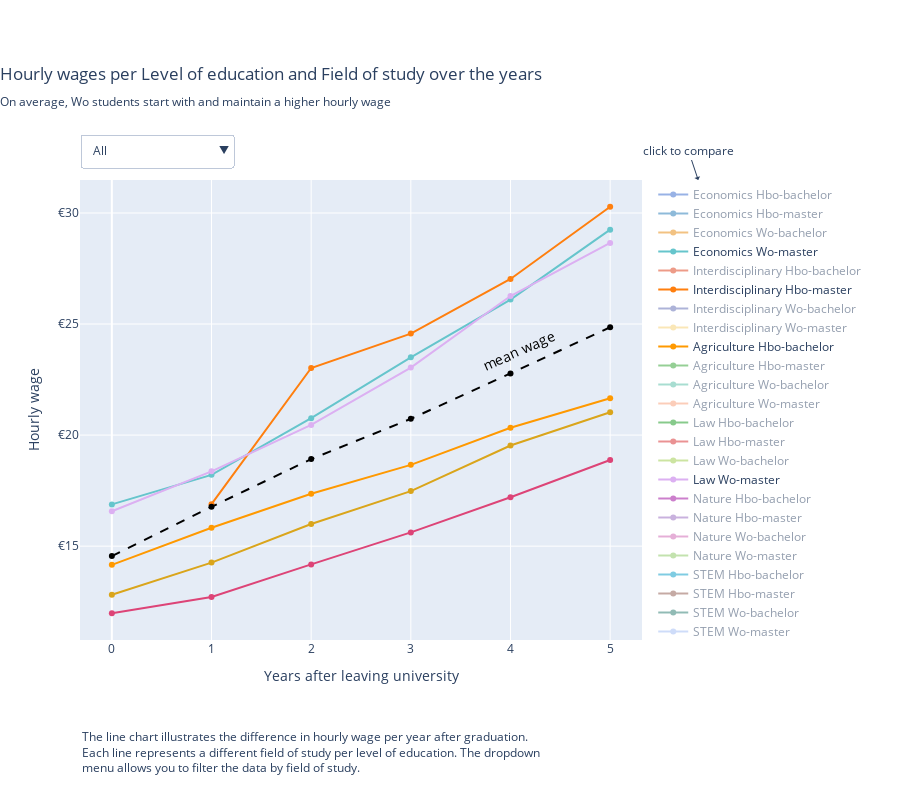

The cell this chart's notebook holds for it:
### Code cell
dropdown_buttons = list([
    dict(label="All",
         method="update",
         args=[{"visible": [True] * 41},
               {"title": "Hourly wages per Level of education and Field of study over the years<br><sub>In the majority of fields of study a Wo student would start and maintain a higher hourly wage</sub>"}]),
    dict(label="Economics",
         method="update",
         args=[{"visible": [True] * 4 + [False] * 36 + [True]},
               {"title": "Hourly wages of Economics studies<br><sub>In the majority of fields of study a Wo student would start and maintain a higher hourly wage</sub>"}]),
    dict(label="Interdisciplinary",
         method="update",
         args=[{"visible": [False] * 4 + [True] * 4 + [False] * 32 + [True]},
               {"title": "Hourly wages of Interdisciplinary studies<br><sub>In the majority of fields of study a Wo student would start and maintain a higher hourly wage</sub>"}]),
    dict(label="Agriculture",
         method="update",
         args=[{"visible": [False] * 8 + [True] * 4 + [False] * 28 + [True]},
               {"title": "Hourly wages of Agriculture studies<br><sub>In the majority of fields of study a Wo student would start and maintain a higher hourly wage</sub>"}]),
    dict(label="Law",
         method="update",
         args=[{"visible": [False] * 12 + [True] * 4 + [False] * 24 + [True]},
               {"title": "Hourly wages of Law studies<br><sub>In the majority of fields of study a Wo student would start and maintain a higher hourly wage</sub>"}]),
    dict(label="Nature",
         method="update",
         args=[{"visible": [False] * 16 + [True] * 4 + [False] * 20 + [True]},
               {"title": "Hourly wages of Nature studies<br><sub>In the majority of fields of study a Wo student would start and maintain a higher hourly wage</sub>"}]),
    dict(label="STEM",
         method="update",
         args=[{"visible": [False] * 20 + [True] * 4 + [False] * 16 + [True]},
               {"title": "Hourly wages of STEM studies<br><sub>In the majority of fields of study a Wo student would start and maintain a higher hourly wage</sub>"}]),
    dict(label="Language & Culture",
         method="update",
         args=[{"visible": [False] * 24 + [True] * 4 + [False] * 12 + [True]},
               {"title": "Hourly wages of Language & Culture studies<br><sub>In the majority of fields of study a Wo student would start and maintain a higher hourly wage</sub>"}]),
    dict(label="Education",
         method="update",
         args=[{"visible": [False] * 28 + [True] * 4 + [False] * 8 + [True]},
               {"title": "Hourly wages of Education studies<br><sub>In the majority of fields of study a Wo student would start and maintain a higher hourly wage</sub>"}]),
    dict(label="Behaviour & Society",
         method="update",
         args=[{"visible": [False] * 32 + [True] * 4 + [False] * 4 + [True]},
               {"title": "Hourly wages of Behaviour & Society studies<br><sub>In the majority of fields of study a Wo student would start and maintain a higher hourly wage</sub>"}]),
    dict(label="Healthcare",
         method="update",
         args=[{"visible": [False] * 36 + [True] * 5},
               {"title": "Hourly wages of Healthcare studies<br><sub>In the majority of fields of study a Wo student would start and maintain a higher hourly wage</sub>"}]),
])

fig = go.Figure()

df_uurloon['Studierichting_mapped'] = df_uurloon['Studierichting'].map(label_mapping)

for i,  studierichting in enumerate(studierichtingen):
    df_selected_hbo_bach = df_uurloon[df_uurloon['Studierichting_mapped'] == studierichting].loc[df_uurloon['Uitstromers ho met en zonder diploma'] == 'Hbo-bachelor']
    df_selected_hbo_master = df_uurloon[df_uurloon['Studierichting_mapped'] == studierichting].loc[df_uurloon['Uitstromers ho met en zonder diploma'] == 'Hbo-master']
    df_selected_wo_bach = df_uurloon[df_uurloon['Studierichting_mapped'] == studierichting].loc[df_uurloon['Uitstromers ho met en zonder diploma'] == 'Wo-bachelor']
    df_selected_wo_master = df_uurloon[df_uurloon['Studierichting_mapped'] == studierichting].loc[df_uurloon['Uitstromers ho met en zonder diploma'] == 'Wo-master']
    
    if (studierichting != 'Language & culture' and studierichting != 'Agriculture'):
        hbo_bachelor_vis = 'legendonly'
    else:
        hbo_bachelor_vis = True
    fig.add_trace(
        go.Scatter(
            mode = 'lines+markers',
            x = [0,1,2,3,4,5],
            y = df_selected_hbo_bach['Uurloon werknemers na verlaten ho (euro)'],
            name = studierichting + ' Hbo-bachelor',
            meta = studierichting + ' Hbo-bachelor',
            visible = hbo_bachelor_vis,
            hovertemplate = '%{meta}<br>%{x} years after graduation <br>Hourly wage: € %{y:.2f} <extra></extra>',
            line=dict(color = colors1[i % len(colors1)])
        )
    )
    
    if (studierichting != 'Interdisciplinary'):
        hbo_master_vis = 'legendonly'
    else:
        hbo_master_vis = True
    fig.add_trace(
        go.Scatter(
            mode = 'lines+markers',
            x = [0,1,2,3,4,5],
            y = df_selected_hbo_master['Uurloon werknemers na verlaten ho (euro)'],
            name = studierichting + ' Hbo-master',
            meta = studierichting + ' Hbo-master',
            visible = hbo_master_vis,
            hovertemplate = '%{meta}<br>%{x} years after graduation <br>Hourly wage: € %{y:.2f}<extra></extra>',
            line=dict(color = colors2[i % len(colors2)])
        )
    )
    
    if (studierichting != 'Language & culture'):
        wo_bachelor_vis = 'legendonly'
    else:
        wo_bachelor_vis = True
    fig.add_trace(
        go.Scatter(
            mode = 'lines+markers',
            x = [0,1,2,3,4,5],
            y = df_selected_wo_bach['Uurloon werknemers na verlaten ho (euro)'],
            name = studierichting + ' Wo-bachelor',
            meta = studierichting + ' Wo-bachelor',
            visible = wo_bachelor_vis,
            hovertemplate = '%{meta}<br>%{x} years after graduation <br>Hourly wage: € %{y:.2f}<extra></extra>',
            line=dict(color = colors3[i % len(colors3)])
        )
    )
    
    if (studierichting != 'Law' and studierichting != 'Economics'):
        wo_bachelor_vis = 'legendonly'
    else:
        wo_bachelor_vis = True
    fig.add_trace(
        go.Scatter(
            mode = 'lines+markers',
            x = [0,1,2,3,4,5],
            y = df_selected_wo_master['Uurloon werknemers na verlaten ho (euro)'],
            name = studierichting + ' Wo-master',
            meta = studierichting + ' Wo-master',
            visible=wo_bachelor_vis,
            hovertemplate = '%{meta}<br>%{x} years after graduation <br>Hourly wage: € %{y:.2f}<extra></extra>',
            line=dict(color = colors4[i % len(colors4)])
        )
    )

fig.add_trace(
    go.Scatter(
        mode = 'lines+markers',
        x = [0, 1, 2, 3, 4, 5],
        y = average_wages,
        name = 'Mean',
        meta = 'Mean',
        line = dict(color='black', width=2, dash='dash'),
        hovertemplate = '%{meta}<br>%{x} years after graduation <br>Hourly wage: € %{y:.2f}<extra></extra>'
    )
)

fig.update_layout(
    updatemenus=[{
        'buttons': dropdown_buttons,
        'direction': 'down',
        'showactive': True,
        'x': 0,
        'y': 1.1,
        'xanchor': 'left',
        'yanchor': 'top',
    }],
    title = dict(
        text  = 'Hourly wages per Level of education and Field of study over the years<br><sub>On average, Wo students start with and maintain a higher hourly wage</sub>',
        y = 0.9,
        x = 0,
        xanchor='left',
        yanchor='bottom'
    ), 
    height = 800,
    xaxis_title = 'Years after leaving university',
    yaxis=go.layout.YAxis(
        title='Hourly wage',
        type= 'linear',
        tickprefix = '€', 
        tickformat = ',.'
    ),
    annotations=[
        go.layout.Annotation(
            text="The line chart illustrates the difference in hourly wage per year after graduation. <br>Each line represents a different field of study per level of education. The dropdown<br>menu allows you to filter the data by field of study.",
            xref="paper", yref="paper",
            x=0, y=-0.3,
            showarrow=False,
            font=dict(size=12),
            xanchor='left',
            yanchor='bottom',
            align = 'left'
        ),
        go.layout.Annotation(
            x = 4.5,
            y = 23.8,
            textangle = -24,
            text = "mean wage",
            showarrow = False,
            xanchor = 'right',
            font = dict(color='Black', size = 14)
        ),
        go.layout.Annotation(
            xref="paper", yref="paper",
            x = 1.1,
            y = 1,
            text = "click to compare",
            showarrow = True,
            arrowhead= 1,
            xanchor = 'center',
            font = dict(size = 12)
        ),
    ],
    margin=dict(
        t = 180,
        b = 160
    ),
)

fig.show()

### Figure 1 — Plotly figure (JSON) as saved in the notebook; plotly's stock layout.template omitted (floating-point values rounded to 4 significant figures)
{"data": [{"hovertemplate": "%{meta}<br>%{x} years after graduation <br>Hourly wage: € %{y:.2f} <extra></extra>", "line": {"color": "#3366CC"}, "meta": "Economics Hbo-bachelor", "mode": "lines+markers", "name": "Economics Hbo-bachelor", "type": "scatter", "visible": "legendonly", "x": [0, 1, 2, 3, 4, 5], "y": [13.57, 14.92, 16.66, 18.33, 20.11, 21.75]}, {"hovertemplate": "%{meta}<br>%{x} years after graduation <br>Hourly wage: € %{y:.2f}<extra></extra>", "line": {"color": "#1F77B4"}, "meta": "Economics Hbo-master", "mode": "lines+markers", "name": "Economics Hbo-master", "type": "scatter", "visible": "legendonly", "x": [0, 1, 2, 3, 4, 5], "y": [null, null, null, null, null, null]}, {"hovertemplate": "%{meta}<br>%{x} years after graduation <br>Hourly wage: € %{y:.2f}<extra></extra>", "line": {"color": "rgb(229, 134, 6)"}, "meta": "Economics Wo-bachelor", "mode": "lines+markers", "name": "Economics Wo-bachelor", "type": "scatter", "visible": "legendonly", "x": [0, 1, 2, 3, 4, 5], "y": [13.02, 16.19, 18.16, 20.66, 23.3, 25.57]}, {"hovertemplate": "%{meta}<br>%{x} years after graduation <br>Hourly wage: € %{y:.2f}<extra></extra>", "line": {"color": "rgb(102, 197, 204)"}, "meta": "Economics Wo-master", "mode": "lines+markers", "name": "Economics Wo-master", "type": "scatter", "visible": true, "x": [0, 1, 2, 3, 4, 5], "y": [16.88, 18.21, 20.76, 23.5, 26.1, 29.25]}, {"hovertemplate": "%{meta}<br>%{x} years after graduation <br>Hourly wage: € %{y:.2f} <extra></extra>", "line": {"color": "#DC3912"}, "meta": "Interdisciplinary Hbo-bachelor", "mode": "lines+markers", "name": "Interdisciplinary Hbo-bachelor", "type": "scatter", "visible": "legendonly", "x": [0, 1, 2, 3, 4, 5], "y": [null, null, null, null, null, null]}, {"hovertemplate": "%{meta}<br>%{x} years after graduation <br>Hourly wage: € %{y:.2f}<extra></extra>", "line": {"color": "#FF7F0E"}, "meta": "Interdisciplinary Hbo-master", "mode": "lines+markers", "name": "Interdisciplinary Hbo-master", "type": "scatter", "visible": true, "x": [0, 1, 2, 3, 4, 5], "y": [null, 16.89, 23.02, 24.57, 27.03, 30.28]}, {"hovertemplate": "%{meta}<br>%{x} years after graduation <br>Hourly wage: € %{y:.2f}<extra></extra>", "line": {"color": "rgb(93, 105, 177)"}, "meta": "Interdisciplinary Wo-bachelor", "mode": "lines+markers", "name": "Interdisciplinary Wo-bachelor", "type": "scatter", "visible": "legendonly", "x": [0, 1, 2, 3, 4, 5], "y": [11.01, 13.53, 15.93, 17.48, 19.73, 22.32]}, {"hovertemplate": "%{meta}<br>%{x} years after graduation <br>Hourly wage: € %{y:.2f}<extra></extra>", "line": {"color": "rgb(246, 207, 113)"}, "meta": "Interdisciplinary Wo-master", "mode": "lines+markers", "name": "Interdisciplinary Wo-master", "type": "scatter", "visible": "legendonly", "x": [0, 1, 2, 3, 4, 5], "y": [12.68, 16.5, 18.59, 21.68, 22.1, 25.99]}, {"hovertemplate": "%{meta}<br>%{x} years after graduation <br>Hourly wage: € %{y:.2f} <extra></extra>", "line": {"color": "#FF9900"}, "meta": "Agriculture Hbo-bachelor", "mode": "lines+markers", "name": "Agriculture Hbo-bachelor", "type": "scatter", "visible": true, "x": [0, 1, 2, 3, 4, 5], "y": [14.16, 15.83, 17.36, 18.66, 20.33, 21.66]}, {"hovertemplate": "%{meta}<br>%{x} years after graduation <br>Hourly wage: € %{y:.2f}<extra></extra>", "line": {"color": "#2CA02C"}, "meta": "Agriculture Hbo-master", "mode": "lines+markers", "name": "Agriculture Hbo-master", "type": "scatter", "visible": "legendonly", "x": [0, 1, 2, 3, 4, 5], "y": [null, null, null, null, null, null]}, {"hovertemplate": "%{meta}<br>%{x} years after graduation <br>Hourly wage: € %{y:.2f}<extra></extra>", "line": {"color": "rgb(82, 188, 163)"}, "meta": "Agriculture Wo-bachelor", "mode": "lines+markers", "name": "Agriculture Wo-bachelor", "type": "scatter", "visible": "legendonly", "x": [0, 1, 2, 3, 4, 5], "y": [11.99, 15.18, 16.35, 18.3, 20.26, 21.79]}, {"hovertemplate": "%{meta}<br>%{x} years after graduation <br>Hourly wage: € %{y:.2f}<extra></extra>", "line": {"color": "rgb(248, 156, 116)"}, "meta": "Agriculture Wo-master", "mode": "lines+markers", "name": "Agriculture Wo-master", "type": "scatter", "visible": "legendonly", "x": [0, 1, 2, 3, 4, 5], "y": [15.37, 17.96, 19.43, 20.8, 22.63, 24.55]}, {"hovertemplate": "%{meta}<br>%{x} years after graduation <br>Hourly wage: € %{y:.2f} <extra></extra>", "line": {"color": "#109618"}, "meta": "Law Hbo-bachelor", "mode": "lines+markers", "name": "Law Hbo-bachelor", "type": "scatter", "visible": "legendonly", "x": [0, 1, 2, 3, 4, 5], "y": [null, null, null, null, null, null]}, {"hovertemplate": "%{meta}<br>%{x} years after graduation <br>Hourly wage: € %{y:.2f}<extra></extra>", "line": {"color": "#D62728"}, "meta": "Law Hbo-master", "mode": "lines+markers", "name": "Law Hbo-master", "type": "scatter", "visible": "legendonly", "x": [0, 1, 2, 3, 4, 5], "y": [null, null, null, null, null, null]}, {"hovertemplate": "%{meta}<br>%{x} years after graduation <br>Hourly wage: € %{y:.2f}<extra></extra>", "line": {"color": "rgb(153, 201, 69)"}, "meta": "Law Wo-bachelor", "mode": "lines+markers", "name": "Law Wo-bachelor", "type": "scatter", "visible": "legendonly", "x": [0, 1, 2, 3, 4, 5], "y": [12.54, 16.16, 19.01, 20.83, 23.56, 25.86]}, {"hovertemplate": "%{meta}<br>%{x} years after graduation <br>Hourly wage: € %{y:.2f}<extra></extra>", "line": {"color": "rgb(220, 176, 242)"}, "meta": "Law Wo-master", "mode": "lines+markers", "name": "Law Wo-master", "type": "scatter", "visible": true, "x": [0, 1, 2, 3, 4, 5], "y": [16.57, 18.37, 20.46, 23.04, 26.26, 28.65]}, {"hovertemplate": "%{meta}<br>%{x} years after graduation <br>Hourly wage: € %{y:.2f} <extra></extra>", "line": {"color": "#990099"}, "meta": "Nature Hbo-bachelor", "mode": "lines+markers", "name": "Nature Hbo-bachelor", "type": "scatter", "visible": "legendonly", "x": [0, 1, 2, 3, 4, 5], "y": [null, null, null, null, null, null]}, {"hovertemplate": "%{meta}<br>%{x} years after graduation <br>Hourly wage: € %{y:.2f}<extra></extra>", "line": {"color": "#9467BD"}, "meta": "Nature Hbo-master", "mode": "lines+markers", "name": "Nature Hbo-master", "type": "scatter", "visible": "legendonly", "x": [0, 1, 2, 3, 4, 5], "y": [null, null, null, null, null, null]}, {"hovertemplate": "%{meta}<br>%{x} years after graduation <br>Hourly wage: € %{y:.2f}<extra></extra>", "line": {"color": "rgb(204, 97, 176)"}, "meta": "Nature Wo-bachelor", "mode": "lines+markers", "name": "Nature Wo-bachelor", "type": "scatter", "visible": "legendonly", "x": [0, 1, 2, 3, 4, 5], "y": [13.43, 16.34, 18.64, 20.62, 22.25, 24.51]}, {"hovertemplate": "%{meta}<br>%{x} years after graduation <br>Hourly wage: € %{y:.2f}<extra></extra>", "line": {"color": "rgb(135, 197, 95)"}, "meta": "Nature Wo-master", "mode": "lines+markers", "name": "Nature Wo-master", "type": "scatter", "visible": "legendonly", "x": [0, 1, 2, 3, 4, 5], "y": [16.38, 18.11, 20.16, 22.16, 24.6, 27.2]}, {"hovertemplate": "%{meta}<br>%{x} years after graduation <br>Hourly wage: € %{y:.2f} <extra></extra>", "line": {"color": "#0099C6"}, "meta": "STEM Hbo-bachelor", "mode": "lines+markers", "name": "STEM Hbo-bachelor", "type": "scatter", "visible": "legendonly", "x": [0, 1, 2, 3, 4, 5], "y": [15.1, 16.34, 18.13, 19.89, 21.75, 23.39]}, {"hovertemplate": "%{meta}<br>%{x} years after graduation <br>Hourly wage: € %{y:.2f}<extra></extra>", "line": {"color": "#8C564B"}, "meta": "STEM Hbo-master", "mode": "lines+markers", "name": "STEM Hbo-master", "type": "scatter", "visible": "legendonly", "x": [0, 1, 2, 3, 4, 5], "y": [null, null, null, null, null, null]}, {"hovertemplate": "%{meta}<br>%{x} years after graduation <br>Hourly wage: € %{y:.2f}<extra></extra>", "line": {"color": "rgb(36, 121, 108)"}, "meta": "STEM Wo-bachelor", "mode": "lines+markers", "name": "STEM Wo-bachelor", "type": "scatter", "visible": "legendonly", "x": [0, 1, 2, 3, 4, 5], "y": [14.23, 17.88, 19.98, 21.62, 24.29, 26.75]}, {"hovertemplate": "%{meta}<br>%{x} years after graduation <br>Hourly wage: € %{y:.2f}<extra></extra>", "line": {"color": "rgb(158, 185, 243)"}, "meta": "STEM Wo-master", "mode": "lines+markers", "name": "STEM Wo-master", "type": "scatter", "visible": "legendonly", "x": [0, 1, 2, 3, 4, 5], "y": [17.65, 18.96, 21.02, 23.26, 25.7, 28.25]}, {"hovertemplate": "%{meta}<br>%{x} years after graduation <br>Hourly wage: € %{y:.2f} <extra></extra>", "line": {"color": "#DD4477"}, "meta": "Language & culture Hbo-bachelor", "mode": "lines+markers", "name": "Language & culture Hbo-bachelor", "type": "scatter", "visible": true, "x": [0, 1, 2, 3, 4, 5], "y": [11.98, 12.71, 14.18, 15.62, 17.2, 18.88]}, {"hovertemplate": "%{meta}<br>%{x} years after graduation <br>Hourly wage: € %{y:.2f}<extra></extra>", "line": {"color": "#E377C2"}, "meta": "Language & culture Hbo-master", "mode": "lines+markers", "name": "Language & culture Hbo-master", "type": "scatter", "visible": "legendonly", "x": [0, 1, 2, 3, 4, 5], "y": [14.02, 15.86, 17.59, 20.33, 22.01, 24.52]}, {"hovertemplate": "%{meta}<br>%{x} years after graduation <br>Hourly wage: € %{y:.2f}<extra></extra>", "line": {"color": "rgb(218, 165, 27)"}, "meta": "Language & culture Wo-bachelor", "mode": "lines+markers", "name": "Language & culture Wo-bachelor", "type": "scatter", "visible": true, "x": [0, 1, 2, 3, 4, 5], "y": [12.81, 14.26, 16, 17.48, 19.53, 21.03]}, {"hovertemplate": "%{meta}<br>%{x} years after graduation <br>Hourly wage: € %{y:.2f}<extra></extra>", "line": {"color": "rgb(254, 136, 177)"}, "meta": "Language & culture Wo-master", "mode": "lines+markers", "name": "Language & culture Wo-master", "type": "scatter", "visible": "legendonly", "x": [0, 1, 2, 3, 4, 5], "y": [14.44, 16, 18.42, 20.19, 22.19, 24.02]}, {"hovertemplate": "%{meta}<br>%{x} years after graduation <br>Hourly wage: € %{y:.2f} <extra></extra>", "line": {"color": "#66AA00"}, "meta": "Education Hbo-bachelor", "mode": "lines+markers", "name": "Education Hbo-bachelor", "type": "scatter", "visible": "legendonly", "x": [0, 1, 2, 3, 4, 5], "y": [17.83, 18.35, 19.86, 20.54, 22.27, 23.76]}, {"hovertemplate": "%{meta}<br>%{x} years after graduation <br>Hourly wage: € %{y:.2f}<extra></extra>", "line": {"color": "#7F7F7F"}, "meta": "Education Hbo-master", "mode": "lines+markers", "name": "Education Hbo-master", "type": "scatter", "visible": "legendonly", "x": [0, 1, 2, 3, 4, 5], "y": [18.03, 18.73, 20.43, 21.01, 22.8, 23.83]}, {"hovertemplate": "%{meta}<br>%{x} years after graduation <br>Hourly wage: € %{y:.2f}<extra></extra>", "line": {"color": "rgb(47, 138, 196)"}, "meta": "Education Wo-bachelor", "mode": "lines+markers", "name": "Education Wo-bachelor", "type": "scatter", "visible": "legendonly", "x": [0, 1, 2, 3, 4, 5], "y": [null, null, null, null, null, null]}, {"hovertemplate": "%{meta}<br>%{x} years after graduation <br>Hourly wage: € %{y:.2f}<extra></extra>", "line": {"color": "rgb(201, 219, 116)"}, "meta": "Education Wo-master", "mode": "lines+markers", "name": "Education Wo-master", "type": "scatter", "visible": "legendonly", "x": [0, 1, 2, 3, 4, 5], "y": [null, null, null, null, null, null]}, {"hovertemplate": "%{meta}<br>%{x} years after graduation <br>Hourly wage: € %{y:.2f} <extra></extra>", "line": {"color": "#B82E2E"}, "meta": "Behaviour & society Hbo-bachelor", "mode": "lines+markers", "name": "Behaviour & society Hbo-bachelor", "type": "scatter", "visible": "legendonly", "x": [0, 1, 2, 3, 4, 5], "y": [14.47, 16.27, 18.22, 19.56, 21.12, 22.35]}, {"hovertemplate": "%{meta}<br>%{x} years after graduation <br>Hourly wage: € %{y:.2f}<extra></extra>", "line": {"color": "#BCBD22"}, "meta": "Behaviour & society Hbo-master", "mode": "lines+markers", "name": "Behaviour & society Hbo-master", "type": "scatter", "visible": "legendonly", "x": [0, 1, 2, 3, 4, 5], "y": [null, null, null, null, null, null]}, {"hovertemplate": "%{meta}<br>%{x} years after graduation <br>Hourly wage: € %{y:.2f}<extra></extra>", "line": {"color": "rgb(118, 78, 159)"}, "meta": "Behaviour & society Wo-bachelor", "mode": "lines+markers", "name": "Behaviour & society Wo-bachelor", "type": "scatter", "visible": "legendonly", "x": [0, 1, 2, 3, 4, 5], "y": [12.09, 15.23, 17.56, 19.99, 22.07, 23.99]}, {"hovertemplate": "%{meta}<br>%{x} years after graduation <br>Hourly wage: € %{y:.2f}<extra></extra>", "line": {"color": "rgb(139, 224, 164)"}, "meta": "Behaviour & society Wo-master", "mode": "lines+markers", "name": "Behaviour & society Wo-master", "type": "scatter", "visible": "legendonly", "x": [0, 1, 2, 3, 4, 5], "y": [15.57, 18.1, 20.18, 22.54, 25.16, 27.23]}, {"hovertemplate": "%{meta}<br>%{x} years after graduation <br>Hourly wage: € %{y:.2f} <extra></extra>", "line": {"color": "#316395"}, "meta": "Healthcare Hbo-bachelor", "mode": "lines+markers", "name": "Healthcare Hbo-bachelor", "type": "scatter", "visible": "legendonly", "x": [0, 1, 2, 3, 4, 5], "y": [17.09, 18.93, 20.59, 21.69, 23.7, 25.06]}, {"hovertemplate": "%{meta}<br>%{x} years after graduation <br>Hourly wage: € %{y:.2f}<extra></extra>", "line": {"color": "#17BECF"}, "meta": "Healthcare Hbo-master", "mode": "lines+markers", "name": "Healthcare Hbo-master", "type": "scatter", "visible": "legendonly", "x": [0, 1, 2, 3, 4, 5], "y": [null, null, null, null, null, null]}, {"hovertemplate": "%{meta}<br>%{x} years after graduation <br>Hourly wage: € %{y:.2f}<extra></extra>", "line": {"color": "rgb(237, 100, 90)"}, "meta": "Healthcare Wo-bachelor", "mode": "lines+markers", "name": "Healthcare Wo-bachelor", "type": "scatter", "visible": "legendonly", "x": [0, 1, 2, 3, 4, 5], "y": [13.83, 19.21, 22.67, 23.71, 25.34, 26.73]}, {"hovertemplate": "%{meta}<br>%{x} years after graduation <br>Hourly wage: € %{y:.2f}<extra></extra>", "line": {"color": "rgb(180, 151, 231)"}, "meta": "Healthcare Wo-master", "mode": "lines+markers", "name": "Healthcare Wo-master", "type": "scatter", "visible": "legendonly", "x": [0, 1, 2, 3, 4, 5], "y": [16.21, 18.6, 20.37, 22.42, 24.39, 26.79]}, {"hovertemplate": "%{meta}<br>%{x} years after graduation <br>Hourly wage: € %{y:.2f}<extra></extra>", "line": {"color": "black", "dash": "dash", "width": 2}, "meta": "Mean", "mode": "lines+markers", "name": "Mean", "type": "scatter", "x": [0, 1, 2, 3, 4, 5], "y": [14.55, 16.77, 18.92, 20.73, 22.78, 24.86]}], "layout": {"annotations": [{"align": "left", "font": {"size": 12}, "showarrow": false, "text": "The line chart illustrates the difference in hourly wage per year after graduation. <br>Each line represents a different field of study per level of education. The dropdown<br>menu allows you to filter the data by field of study.", "x": 0, "xanchor": "left", "xref": "paper", "y": -0.3, "yanchor": "bottom", "yref": "paper"}, {"font": {"color": "Black", "size": 14}, "showarrow": false, "text": "mean wage", "textangle": -24, "x": 4.5, "xanchor": "right", "y": 23.8}, {"arrowhead": 1, "font": {"size": 12}, "showarrow": true, "text": "click to compare", "x": 1.1, "xanchor": "center", "xref": "paper", "y": 1, "yref": "paper"}], "height": 800, "margin": {"b": 160, "t": 180}, "title": {"text": "Hourly wages per Level of education and Field of study over the years<br><sub>On average, Wo students start with and maintain a higher hourly wage</sub>", "x": 0, "xanchor": "left", "y": 0.9, "yanchor": "bottom"}, "updatemenus": [{"buttons": [{"args": [{"visible": [true, true, true, true, true, true, true, true, true, true, true, true, true, true, true, true, true, true, true, true, true, true, true, true, true, true, true, true, true, true, true, true, true, true, true, true, true, true, true, true, true]}, {"title": "Hourly wages per Level of education and Field of study over the years<br><sub>In the majority of fields of study a Wo student would start and maintain a higher hourly wage</sub>"}], "label": "All", "method": "update"}, {"args": [{"visible": [true, true, true, true, false, false, false, false, false, false, false, false, false, false, false, false, false, false, false, false, false, false, false, false, false, false, false, false, false, false, false, false, false, false, false, false, false, false, false, false, true]}, {"title": "Hourly wages of Economics studies<br><sub>In the majority of fields of study a Wo student would start and maintain a higher hourly wage</sub>"}], "label": "Economics", "method": "update"}, {"args": [{"visible": [false, false, false, false, true, true, true, true, false, false, false, false, false, false, false, false, false, false, false, false, false, false, false, false, false, false, false, false, false, false, false, false, false, false, false, false, false, false, false, false, true]}, {"title": "Hourly wages of Interdisciplinary studies<br><sub>In the majority of fields of study a Wo student would start and maintain a higher hourly wage</sub>"}], "label": "Interdisciplinary", "method": "update"}, {"args": [{"visible": [false, false, false, false, false, false, false, false, true, true, true, true, false, false, false, false, false, false, false, false, false, false, false, false, false, false, false, false, false, false, false, false, false, false, false, false, false, false, false, false, true]}, {"title": "Hourly wages of Agriculture studies<br><sub>In the majority of fields of study a Wo student would start and maintain a higher hourly wage</sub>"}], "label": "Agriculture", "method": "update"}, {"args": [{"visible": [false, false, false, false, false, false, false, false, false, false, false, false, true, true, true, true, false, false, false, false, false, false, false, false, false, false, false, false, false, false, false, false, false, false, false, false, false, false, false, false, true]}, {"title": "Hourly wages of Law studies<br><sub>In the majority of fields of study a Wo student would start and maintain a higher hourly wage</sub>"}], "label": "Law", "method": "update"}, {"args": [{"visible": [false, false, false, false, false, false, false, false, false, false, false, false, false, false, false, false, true, true, true, true, false, false, false, false, false, false, false, false, false, false, false, false, false, false, false, false, false, false, false, false, true]}, {"title": "Hourly wages of Nature studies<br><sub>In the majority of fields of study a Wo student would start and maintain a higher hourly wage</sub>"}], "label": "Nature", "method": "update"}, {"args": [{"visible": [false, false, false, false, false, false, false, false, false, false, false, false, false, false, false, false, false, false, false, false, true, true, true, true, false, false, false, false, false, false, false, false, false, false, false, false, false, false, false, false, true]}, {"title": "Hourly wages of STEM studies<br><sub>In the majority of fields of study a Wo student would start and maintain a higher hourly wage</sub>"}], "label": "STEM", "method": "update"}, {"args": [{"visible": [false, false, false, false, false, false, false, false, false, false, false, false, false, false, false, false, false, false, false, false, false, false, false, false, true, true, true, true, false, false, false, false, false, false, false, false, false, false, false, false, true]}, {"title": "Hourly wages of Language & Culture studies<br><sub>In the majority of fields of study a Wo student would start and maintain a higher hourly wage</sub>"}], "label": "Language & Culture", "method": "update"}, {"args": [{"visible": [false, false, false, false, false, false, false, false, false, false, false, false, false, false, false, false, false, false, false, false, false, false, false, false, false, false, false, false, true, true, true, true, false, false, false, false, false, false, false, false, true]}, {"title": "Hourly wages of Education studies<br><sub>In the majority of fields of study a Wo student would start and maintain a higher hourly wage</sub>"}], "label": "Education", "method": "update"}, {"args": [{"visible": [false, false, false, false, false, false, false, false, false, false, false, false, false, false, false, false, false, false, false, false, false, false, false, false, false, false, false, false, false, false, false, false, true, true, true, true, false, false, false, false, true]}, {"title": "Hourly wages of Behaviour & Society studies<br><sub>In the majority of fields of study a Wo student would start and maintain a higher hourly wage</sub>"}], "label": "Behaviour & Society", "method": "update"}, {"args": [{"visible": [false, false, false, false, false, false, false, false, false, false, false, false, false, false, false, false, false, false, false, false, false, false, false, false, false, false, false, false, false, false, false, false, false, false, false, false, true, true, true, true, true]}, {"title": "Hourly wages of Healthcare studies<br><sub>In the majority of fields of study a Wo student would start and maintain a higher hourly wage</sub>"}], "label": "Healthcare", "method": "update"}], "direction": "down", "showactive": true, "x": 0, "xanchor": "left", "y": 1.1, "yanchor": "top"}], "xaxis": {"title": {"text": "Years after leaving university"}}, "yaxis": {"tickformat": ",.", "tickprefix": "€", "title": {"text": "Hourly wage"}, "type": "linear"}}}
